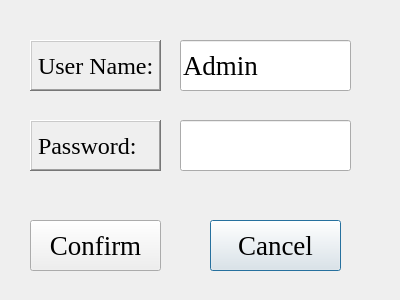
<?xml version="1.0" encoding="UTF-8"?>
<ui version="4.0">
 <class>Password</class>
 <widget class="QDialog" name="Password">
  <property name="geometry">
   <rect>
    <x>0</x>
    <y>0</y>
    <width>400</width>
    <height>300</height>
   </rect>
  </property>
  <property name="font">
   <font>
    <weight>50</weight>
    <bold>false</bold>
   </font>
  </property>
  <property name="windowTitle">
   <string>Dialog</string>
  </property>
  <widget class="QLineEdit" name="User_name">
   <property name="geometry">
    <rect>
     <x>180</x>
     <y>40</y>
     <width>171</width>
     <height>51</height>
    </rect>
   </property>
   <property name="font">
    <font>
     <family>Times New Roman</family>
     <pointsize>20</pointsize>
    </font>
   </property>
   <property name="text">
    <string>Admin</string>
   </property>
  </widget>
  <widget class="QLabel" name="label_Password">
   <property name="geometry">
    <rect>
     <x>30</x>
     <y>120</y>
     <width>131</width>
     <height>51</height>
    </rect>
   </property>
   <property name="font">
    <font>
     <family>Times New Roman</family>
     <pointsize>18</pointsize>
    </font>
   </property>
   <property name="frameShape">
    <enum>QFrame::WinPanel</enum>
   </property>
   <property name="frameShadow">
    <enum>QFrame::Raised</enum>
   </property>
   <property name="text">
    <string>Password:</string>
   </property>
  </widget>
  <widget class="QPushButton" name="Cancel">
   <property name="geometry">
    <rect>
     <x>210</x>
     <y>220</y>
     <width>131</width>
     <height>51</height>
    </rect>
   </property>
   <property name="font">
    <font>
     <family>Times New Roman</family>
     <pointsize>20</pointsize>
    </font>
   </property>
   <property name="text">
    <string>Cancel</string>
   </property>
  </widget>
  <widget class="QLineEdit" name="Password_QLine">
   <property name="geometry">
    <rect>
     <x>180</x>
     <y>120</y>
     <width>171</width>
     <height>51</height>
    </rect>
   </property>
   <property name="font">
    <font>
     <family>Times New Roman</family>
     <pointsize>20</pointsize>
    </font>
   </property>
   <property name="text">
    <string/>
   </property>
   <property name="echoMode">
    <enum>QLineEdit::Password</enum>
   </property>
   <property name="cursorMoveStyle">
    <enum>Qt::LogicalMoveStyle</enum>
   </property>
  </widget>
  <widget class="QLabel" name="label_name">
   <property name="geometry">
    <rect>
     <x>30</x>
     <y>40</y>
     <width>131</width>
     <height>51</height>
    </rect>
   </property>
   <property name="font">
    <font>
     <family>Times New Roman</family>
     <pointsize>18</pointsize>
    </font>
   </property>
   <property name="frameShape">
    <enum>QFrame::WinPanel</enum>
   </property>
   <property name="frameShadow">
    <enum>QFrame::Raised</enum>
   </property>
   <property name="text">
    <string>User Name:</string>
   </property>
  </widget>
  <widget class="QPushButton" name="Confirm">
   <property name="geometry">
    <rect>
     <x>30</x>
     <y>220</y>
     <width>131</width>
     <height>51</height>
    </rect>
   </property>
   <property name="font">
    <font>
     <family>Times New Roman</family>
     <pointsize>20</pointsize>
    </font>
   </property>
   <property name="text">
    <string>Confirm</string>
   </property>
  </widget>
 </widget>
 <resources/>
 <connections/>
</ui>
